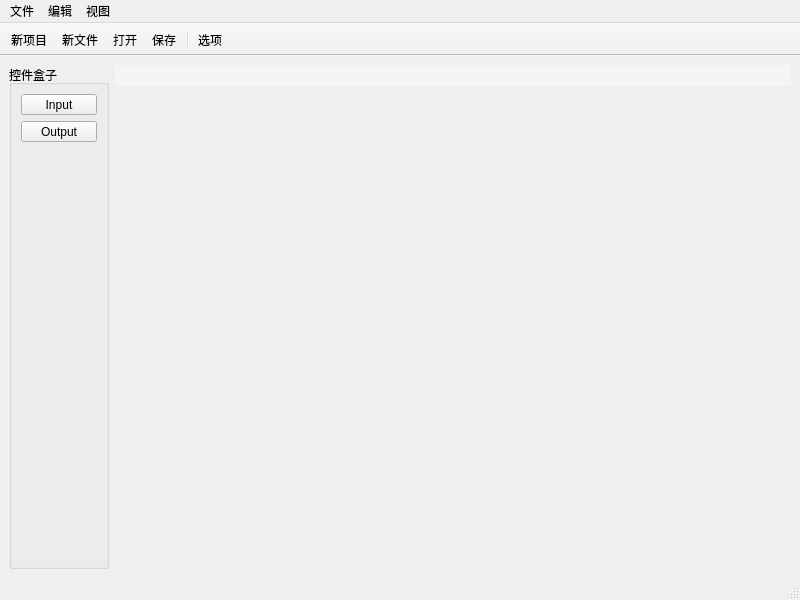
<?xml version="1.0" encoding="UTF-8"?>
<ui version="4.0">
 <class>MainWindow</class>
 <widget class="QMainWindow" name="MainWindow">
  <property name="geometry">
   <rect>
    <x>0</x>
    <y>0</y>
    <width>800</width>
    <height>600</height>
   </rect>
  </property>
  <property name="windowTitle">
   <string>MainWindow</string>
  </property>
  <widget class="QWidget" name="centralwidget">
   <layout class="QGridLayout" name="gridLayout">
    <item row="0" column="0">
     <widget class="QGroupBox" name="sideBar">
      <property name="maximumSize">
       <size>
        <width>100</width>
        <height>16777215</height>
       </size>
      </property>
      <property name="styleSheet">
       <string notr="true"/>
      </property>
      <property name="title">
       <string>控件盒子</string>
      </property>
      <layout class="QGridLayout" name="gridLayout_2">
       <item row="1" column="0">
        <widget class="MyToolButton" name="toolButton_Input">
         <property name="maximumSize">
          <size>
           <width>100</width>
           <height>100</height>
          </size>
         </property>
         <property name="styleSheet">
          <string notr="true"/>
         </property>
         <property name="text">
          <string>Input</string>
         </property>
         <property name="icon">
          <iconset theme="mail-forward"/>
         </property>
         <property name="iconSize">
          <size>
           <width>35</width>
           <height>35</height>
          </size>
         </property>
         <property name="toolButtonStyle">
          <enum>Qt::ToolButtonStyle::ToolButtonTextUnderIcon</enum>
         </property>
        </widget>
       </item>
       <item row="4" column="0">
        <spacer name="verticalSpacer">
         <property name="orientation">
          <enum>Qt::Orientation::Vertical</enum>
         </property>
         <property name="sizeHint" stdset="0">
          <size>
           <width>20</width>
           <height>40</height>
          </size>
         </property>
        </spacer>
       </item>
       <item row="2" column="0">
        <widget class="MyToolButton" name="toolButton_Output">
         <property name="maximumSize">
          <size>
           <width>100</width>
           <height>100</height>
          </size>
         </property>
         <property name="styleSheet">
          <string notr="true"/>
         </property>
         <property name="text">
          <string>Output</string>
         </property>
         <property name="icon">
          <iconset theme="mail-reply-all"/>
         </property>
         <property name="iconSize">
          <size>
           <width>35</width>
           <height>35</height>
          </size>
         </property>
         <property name="toolButtonStyle">
          <enum>Qt::ToolButtonStyle::ToolButtonTextUnderIcon</enum>
         </property>
        </widget>
       </item>
      </layout>
     </widget>
    </item>
    <item row="0" column="1">
     <widget class="MyWidgetDraw" name="widget_Draw" native="true">
      <widget class="QWidget" name="widget_Page" native="true">
       <property name="geometry">
        <rect>
         <x>0</x>
         <y>0</y>
         <width>681</width>
         <height>21</height>
        </rect>
       </property>
       <property name="styleSheet">
        <string notr="true">background-color: rgb(246, 245, 244);</string>
       </property>
      </widget>
     </widget>
    </item>
   </layout>
  </widget>
  <widget class="QMenuBar" name="menubar">
   <property name="geometry">
    <rect>
     <x>0</x>
     <y>0</y>
     <width>800</width>
     <height>27</height>
    </rect>
   </property>
   <widget class="QMenu" name="menu_File">
    <property name="title">
     <string>文件</string>
    </property>
    <addaction name="action_NewProject"/>
    <addaction name="action_NewFile"/>
    <addaction name="action_OpenFile_Project"/>
    <addaction name="action_Save"/>
    <addaction name="separator"/>
    <addaction name="action_CloseAllFile"/>
    <addaction name="action_Quit"/>
   </widget>
   <widget class="QMenu" name="menu_Edit">
    <property name="title">
     <string>编辑</string>
    </property>
    <addaction name="action_Back"/>
    <addaction name="action_Forward"/>
    <addaction name="separator"/>
    <addaction name="action_Cut"/>
    <addaction name="action_Copy"/>
    <addaction name="action_Paste"/>
    <addaction name="separator"/>
    <addaction name="separator"/>
    <addaction name="action_ChooseAll"/>
    <addaction name="separator"/>
    <addaction name="action_Delete"/>
    <addaction name="action_Delete2"/>
    <addaction name="separator"/>
    <addaction name="action_EditLabel"/>
   </widget>
   <widget class="QMenu" name="menu_View">
    <property name="title">
     <string>视图</string>
    </property>
    <addaction name="action_ToolBar"/>
    <addaction name="action_Object"/>
   </widget>
   <addaction name="menu_File"/>
   <addaction name="menu_Edit"/>
   <addaction name="menu_View"/>
  </widget>
  <widget class="QStatusBar" name="statusbar"/>
  <widget class="QToolBar" name="toolBar">
   <property name="windowTitle">
    <string>toolBar</string>
   </property>
   <property name="movable">
    <bool>false</bool>
   </property>
   <property name="orientation">
    <enum>Qt::Orientation::Horizontal</enum>
   </property>
   <property name="toolButtonStyle">
    <enum>Qt::ToolButtonStyle::ToolButtonTextUnderIcon</enum>
   </property>
   <property name="floatable">
    <bool>true</bool>
   </property>
   <attribute name="toolBarArea">
    <enum>TopToolBarArea</enum>
   </attribute>
   <attribute name="toolBarBreak">
    <bool>false</bool>
   </attribute>
   <addaction name="action_NewProject_ToolBar"/>
   <addaction name="action_NewFile_ToolBar"/>
   <addaction name="action_OpenFile_Project_ToolBar"/>
   <addaction name="action_Save_ToolBar"/>
   <addaction name="separator"/>
   <addaction name="action_Options"/>
  </widget>
  <action name="action_NewProject">
   <property name="icon">
    <iconset theme="folder-new"/>
   </property>
   <property name="text">
    <string>新建项目</string>
   </property>
  </action>
  <action name="action_NewFile">
   <property name="icon">
    <iconset theme="document-new"/>
   </property>
   <property name="text">
    <string>新建文件</string>
   </property>
   <property name="shortcut">
    <string>Ctrl+N</string>
   </property>
  </action>
  <action name="action_OpenFile_Project">
   <property name="icon">
    <iconset theme="document-open"/>
   </property>
   <property name="text">
    <string>打开文件或项目</string>
   </property>
   <property name="shortcut">
    <string>Ctrl+O</string>
   </property>
  </action>
  <action name="action_Save">
   <property name="icon">
    <iconset theme="document-save"/>
   </property>
   <property name="text">
    <string>保存</string>
   </property>
   <property name="toolTip">
    <string>保存当前文件</string>
   </property>
   <property name="shortcut">
    <string>Ctrl+S</string>
   </property>
  </action>
  <action name="action_Quit">
   <property name="icon">
    <iconset theme="window-close"/>
   </property>
   <property name="text">
    <string>退出</string>
   </property>
   <property name="toolTip">
    <string>退出应用</string>
   </property>
   <property name="shortcut">
    <string>Ctrl+Q</string>
   </property>
  </action>
  <action name="action_CloseAllFile">
   <property name="icon">
    <iconset theme="edit-delete"/>
   </property>
   <property name="text">
    <string>关闭所有文件</string>
   </property>
  </action>
  <action name="action_Back">
   <property name="icon">
    <iconset theme="edit-undo"/>
   </property>
   <property name="text">
    <string>撤回</string>
   </property>
   <property name="shortcut">
    <string>Ctrl+Z</string>
   </property>
  </action>
  <action name="action_Forward">
   <property name="icon">
    <iconset theme="edit-redo"/>
   </property>
   <property name="text">
    <string>重做</string>
   </property>
   <property name="shortcut">
    <string>Ctrl+Shift+Z</string>
   </property>
  </action>
  <action name="action_Cut">
   <property name="icon">
    <iconset theme="edit-cut"/>
   </property>
   <property name="text">
    <string>剪切</string>
   </property>
   <property name="shortcut">
    <string>Ctrl+X</string>
   </property>
  </action>
  <action name="action_Copy">
   <property name="icon">
    <iconset theme="edit-copy"/>
   </property>
   <property name="text">
    <string>复制</string>
   </property>
   <property name="shortcut">
    <string>Ctrl+C</string>
   </property>
  </action>
  <action name="action_Paste">
   <property name="icon">
    <iconset theme="edit-paste"/>
   </property>
   <property name="text">
    <string>粘贴</string>
   </property>
   <property name="shortcut">
    <string>Ctrl+V</string>
   </property>
  </action>
  <action name="action_Delete">
   <property name="icon">
    <iconset theme="edit-clear"/>
   </property>
   <property name="text">
    <string>删除</string>
   </property>
   <property name="shortcut">
    <string>Ctrl+D</string>
   </property>
  </action>
  <action name="action_ChooseAll">
   <property name="icon">
    <iconset theme="edit-select-all"/>
   </property>
   <property name="text">
    <string>全选</string>
   </property>
   <property name="shortcut">
    <string>Ctrl+A</string>
   </property>
  </action>
  <action name="action_EditLabel">
   <property name="icon">
    <iconset theme="computer"/>
   </property>
   <property name="text">
    <string>编辑标号</string>
   </property>
  </action>
  <action name="action_Delete2">
   <property name="icon">
    <iconset theme="edit-clear"/>
   </property>
   <property name="text">
    <string>删除</string>
   </property>
   <property name="shortcut">
    <string>Del</string>
   </property>
  </action>
  <action name="action_NewProject_ToolBar">
   <property name="icon">
    <iconset theme="folder-new"/>
   </property>
   <property name="text">
    <string>新项目</string>
   </property>
   <property name="toolTip">
    <string>新建项目</string>
   </property>
   <property name="shortcut">
    <string>Ctrl+N</string>
   </property>
  </action>
  <action name="action_OpenFile_Project_ToolBar">
   <property name="icon">
    <iconset theme="document-open"/>
   </property>
   <property name="text">
    <string>打开</string>
   </property>
   <property name="toolTip">
    <string>打开项目或文件</string>
   </property>
   <property name="shortcut">
    <string>Ctrl+O</string>
   </property>
  </action>
  <action name="action_Save_ToolBar">
   <property name="icon">
    <iconset theme="document-save"/>
   </property>
   <property name="text">
    <string>保存</string>
   </property>
   <property name="toolTip">
    <string>保存当前文件</string>
   </property>
   <property name="shortcut">
    <string>Ctrl+S</string>
   </property>
  </action>
  <action name="action_ToolBar">
   <property name="checkable">
    <bool>true</bool>
   </property>
   <property name="text">
    <string>工具栏</string>
   </property>
   <property name="toolTip">
    <string>隐藏工具栏</string>
   </property>
   <property name="shortcut">
    <string>Ctrl+T</string>
   </property>
  </action>
  <action name="action_Object">
   <property name="checkable">
    <bool>true</bool>
   </property>
   <property name="text">
    <string>控件栏</string>
   </property>
  </action>
  <action name="action_Options">
   <property name="icon">
    <iconset theme="system-run"/>
   </property>
   <property name="text">
    <string>选项</string>
   </property>
   <property name="toolTip">
    <string>选择使用的模型和设置其他相关选项</string>
   </property>
   <property name="menuRole">
    <enum>QAction::MenuRole::NoRole</enum>
   </property>
  </action>
  <action name="action_NewFile_ToolBar">
   <property name="icon">
    <iconset theme="document-new"/>
   </property>
   <property name="text">
    <string>新文件</string>
   </property>
   <property name="shortcut">
    <string>Ctrl+N</string>
   </property>
  </action>
 </widget>
 <customwidgets>
  <customwidget>
   <class>MyToolButton</class>
   <extends>QToolButton</extends>
   <header location="global">mytoolbutton.h</header>
  </customwidget>
  <customwidget>
   <class>MyWidgetDraw</class>
   <extends>QWidget</extends>
   <header location="global">mywidgetdraw.h</header>
   <container>1</container>
  </customwidget>
 </customwidgets>
 <resources/>
 <connections/>
</ui>
